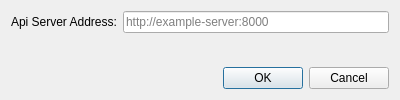
<?xml version="1.0" encoding="UTF-8"?>
<ui version="4.0">
 <class>SettingsDialog</class>
 <widget class="QDialog" name="SettingsDialog">
  <property name="geometry">
   <rect>
    <x>0</x>
    <y>0</y>
    <width>400</width>
    <height>100</height>
   </rect>
  </property>
  <property name="windowTitle">
   <string>Dialog</string>
  </property>
  <layout class="QFormLayout" name="formLayout">
   <item row="0" column="0">
    <widget class="QLabel" name="labelRestURL">
     <property name="text">
      <string>Api Server Address:</string>
     </property>
    </widget>
   </item>
   <item row="0" column="1">
    <widget class="QLineEdit" name="editRestURL">
     <property name="placeholderText">
      <string>http://example-server:8000</string>
     </property>
    </widget>
   </item>
   <item row="2" column="1">
    <widget class="QDialogButtonBox" name="buttonBox">
     <property name="orientation">
      <enum>Qt::Horizontal</enum>
     </property>
     <property name="standardButtons">
      <set>QDialogButtonBox::Cancel|QDialogButtonBox::Ok</set>
     </property>
    </widget>
   </item>
   <item row="1" column="1">
    <spacer name="verticalSpacer">
     <property name="orientation">
      <enum>Qt::Vertical</enum>
     </property>
     <property name="sizeHint" stdset="0">
      <size>
       <width>20</width>
       <height>40</height>
      </size>
     </property>
    </spacer>
   </item>
  </layout>
 </widget>
 <resources/>
 <connections>
  <connection>
   <sender>buttonBox</sender>
   <signal>rejected()</signal>
   <receiver>SettingsDialog</receiver>
   <slot>reject()</slot>
   <hints>
    <hint type="sourcelabel">
     <x>316</x>
     <y>260</y>
    </hint>
    <hint type="destinationlabel">
     <x>286</x>
     <y>274</y>
    </hint>
   </hints>
  </connection>
 </connections>
</ui>
